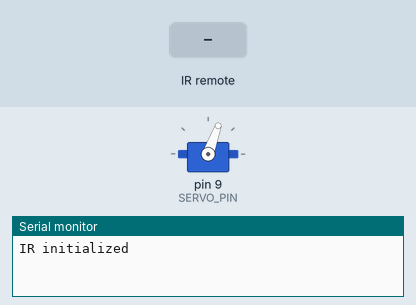
Simulated run of this sketch. Board: Arduino Uno, built with avr-gcc and run on an emulated ATmega328P. Parts: servo, the last lines printed to the serial monitor. Inputs (shaded band) come from the test bench.

Above: at 0.1 s.
At 1.8 s:
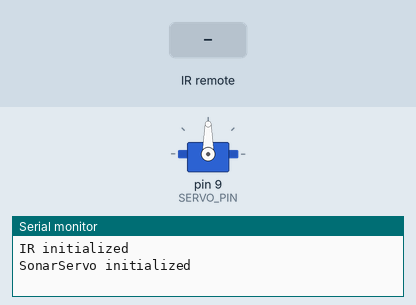
1.9 s: infrared code 0xFF22DD received
3.4 s: infrared code 0xFFC23D received
4.9 s: infrared code 0xFFFFFFFF received
Timing chart, 0 to 7.9 s (numbered marks = the images above; inputs shaded):
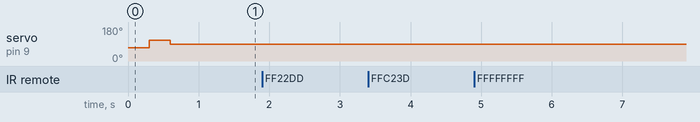

The sketch:

robocar.ino
```cpp
#include <IRremote.h>
#include <Servo.h>

#include "IR.h"
#include "SonarServo.h"

const int SERVO_PIN = 9;
const int IR_PIN = 11;

IR ir(IR_PIN);
SonarServo sonarServo(SERVO_PIN);

void setup()
{
  Serial.begin(9600);

  ir.initialize();
  sonarServo.initialize();
}

void loop() {
  if (ir.hasPendingSignal()) {
    ir.readSignal();
  }

  sonarServo.doSomeTrick();
}
```

IR.cpp
```cpp
#include "Arduino.h"
#include <IRremote.h>

#include "IR.h"

IR::IR(int pin):
	_irrecv(pin)
{
  _pin = pin;
}

void IR::initialize()
{
	_irrecv.enableIRIn();

	Serial.println("IR initialized");
}

bool IR::hasPendingSignal()
{
	return _irrecv.decode(&_signalResults);
}

void IR::readSignal()
{
	switch (_signalResults.value) {
    case 0xFF22DD:
    	Serial.println("Left");
      break;
    case 0xFFC23D:
      Serial.println("Right");
      break;
    case 0xFFFFFFFF:
    	Serial.println("Same as last...");
    	break;
    default:
    	Serial.println("Unknown!");
	}

	_irrecv.resume();
}
```

IR.h
```cpp
#ifndef IR_h
#define IR_h

#include <IRremote.h>

class IR
{
  public:
    IR(int pin);
    void initialize();

    bool hasPendingSignal();
    void readSignal();
  private:
    int _pin;
    IRrecv _irrecv;
    decode_results _signalResults;
};

#endif
```

SonarServo.cpp
```cpp
#include "Arduino.h"
#include <Servo.h>

#include "SonarServo.h"

SonarServo::SonarServo(int pin)
{
  _pin = pin;
}

void SonarServo::initialize()
{
  _servo.attach(_pin);

  _servo.write(70);
  delay(300);
  _servo.write(110);
  delay(300);
  _servo.write(90);

  Serial.println("SonarServo initialized");
}

void SonarServo::doSomeTrick() {

}
```

SonarServo.h
```cpp
#ifndef SonarServo_h
#define SonarServo_h

#include <Servo.h>

class SonarServo
{
  public:
    SonarServo(int pin);
    void initialize();
    void doSomeTrick();
  private:
    int _pin;
    Servo _servo;
};

#endif
```
